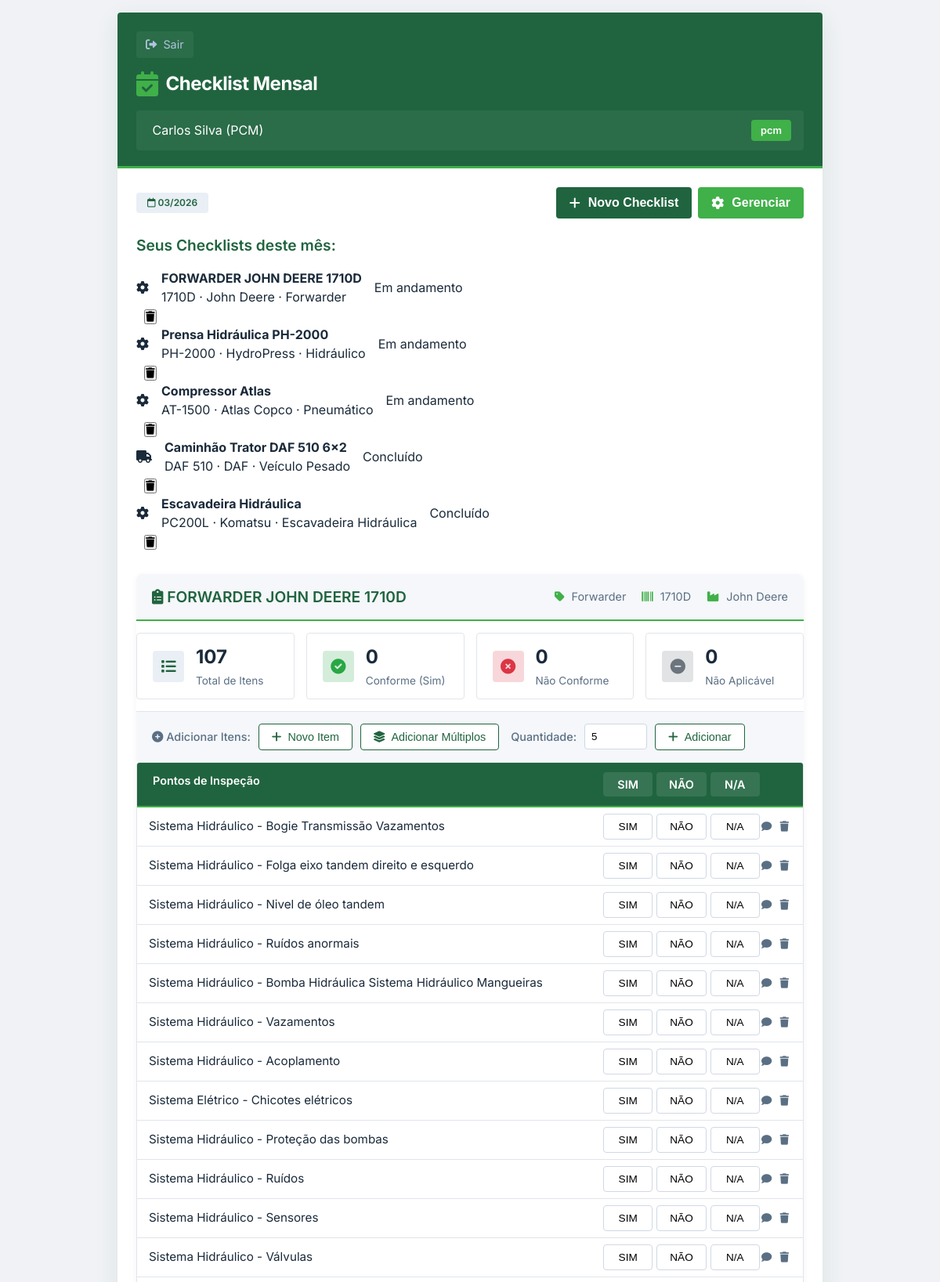
/modulo/checklist (signed in, upper part), run on the app's committed database.
### app.py (models this page shows, shortened)
class Usuario(db.Model):
    __tablename__ = 'usuarios'
    id = db.Column(db.Integer, primary_key=True)
    nome = db.Column(db.String(100), nullable=False)
    login = db.Column(db.String(50), unique=True, nullable=False)
    senha = db.Column(db.String(100), nullable=False)
    perfil = db.Column(db.String(20), nullable=False)  # 'manutentor', 'pcm', 'operador'
    modulo_acesso = db.Column(db.String(50))  # 'leitura', 'checklist', 'corretivas', 'todos'
    checklists = db.relationship('Checklist', back_populates='operador', cascade='all, delete-orphan')
    chamados = db.relationship('ChamadoCorretivo', back_populates='manutentor', cascade='all, delete-orphan')

class Checklist(db.Model):
    __tablename__ = 'checklists'
    id = db.Column(db.Integer, primary_key=True)
    equipamento_id = db.Column(db.Integer, db.ForeignKey('equipamentos.id'))
    mes_ano = db.Column(db.String(7))  # MM/YYYY
    operador_id = db.Column(db.Integer, db.ForeignKey('usuarios.id'))
    status = db.Column(db.String(20), default='pendente')  # 'pendente', 'concluido'
    observacoes = db.Column(db.Text)
    data_execucao = db.Column(db.DateTime)
    equipamento = db.relationship('Equipamento', back_populates='checklists')
    operador = db.relationship('Usuario', back_populates='checklists')
    itens = db.relationship('ItemChecklist', back_populates='checklist', cascade='all, delete-orphan')

class Equipamento(db.Model):
    __tablename__ = 'equipamentos'
    id = db.Column(db.Integer, primary_key=True)
    nome = db.Column(db.String(100), nullable=False)
    modelo = db.Column(db.String(50))
    fabricante = db.Column(db.String(100))
    tipo = db.Column(db.String(50))
    manual_pdf = db.Column(db.String(200))
    data_cadastro = db.Column(db.DateTime, default=datetime.utcnow)
    itens_padrao = db.relationship('ItemPadraoChecklist', back_populates='equipamento', cascade='all, delete-orphan')
    checklists = db.relationship('Checklist', back_populates='equipamento', cascade='all, delete-orphan')
    chamados = db.relationship('ChamadoCorretivo', back_populates='equipamento', cascade='all, delete-orphan')

class ItemChecklist(db.Model):
    __tablename__ = 'itens_checklist'
    id = db.Column(db.Integer, primary_key=True)
    checklist_id = db.Column(db.Integer, db.ForeignKey('checklists.id'))
    descricao = db.Column(db.String(200), nullable=False)
    status = db.Column(db.String(20), default='pendente')  # 'sim', 'nao', 'na', 'pendente'
    observacao = db.Column(db.String(500))  # Campo para observações do item
    checklist = db.relationship('Checklist', back_populates='itens')

### app.py (the view)
@app.route('/modulo/checklist')
@login_required
@modulo_required('checklist')
def modulo_checklist():
    usuario = Usuario.query.get(session['usuario_id'])
    data_atual = datetime.now()
    mes_ano = data_atual.strftime('%m/%Y')
    novo = request.args.get('new', type=int)
    checklists = Checklist.query.filter_by(
        operador_id=usuario.id,
        mes_ano=mes_ano
    ).all()
    checklist_id = request.args.get('checklist_id', type=int)
    if novo or not checklists:
        checklist = None
    elif checklist_id:
        checklist = Checklist.query.get(checklist_id)
    else:
        checklist = checklists[0] if checklists else None
    equipamentos = Equipamento.query.all()
    return render_template('modulo_checklist.html',
                         usuario=usuario,
                         checklist=checklist,
                         checklists=checklists,  # Passa a lista completa
                         equipamentos=equipamentos,
                         mes_ano=mes_ano)

### app.py (called while the page is built)
def login_required(f):
    @wraps(f)
    def decorated_function(*args, **kwargs):
        if 'usuario_id' not in session:
            return redirect(url_for('index'))
        return f(*args, **kwargs)
    return decorated_function

def modulo_required(modulo):
    def decorator(f):
        @wraps(f)
        def decorated_function(*args, **kwargs):
            if 'usuario_id' not in session:
                return redirect(url_for('index'))
            usuario = Usuario.query.get(session['usuario_id'])
            if usuario.modulo_acesso != 'todos' and usuario.modulo_acesso != modulo:
                return redirect(url_for('index'))
            return f(*args, **kwargs)
        return decorated_function
    return decorator

### templates/modulo_checklist.html (shortened to what this page needs)
<!DOCTYPE html>
<html lang="pt-BR">
<head>
    <link rel="stylesheet" href="https://cdnjs.cloudflare.com/ajax/libs/font-awesome/6.0.0-beta3/css/all.min.css">
    <link rel="stylesheet" href="{{ url_for('static', filename='css/modulo_checklist.css') }}">
</head>
<body>
<div class="app-container">
    <div class="screen">
        <div class="header-aguia">
            <div class="back-button" onclick="window.location.href='/'">
                <i class="fas fa-sign-out-alt"></i> Sair
            </div>
            <div class="header-logo">
                <i class="fas fa-calendar-check"></i> Checklist Mensal
            </div>
            <div class="user-info">
                <span> {{ usuario.nome }} ({{ usuario.perfil|upper }})</span>
                <span class="badge">{{ usuario.perfil }}</span>
            </div>
        </div>
        <div class="content-padded">
            <div style="display:flex; justify-content: space-between; align-items: center; margin-bottom: 20px;">
                <span class="status-tag"><i class="far fa-calendar"></i> {{ mes_ano }}</span>
                <div style="display: flex; gap: 8px;">
                    <button class="btn" style="width: auto; padding: 10px 16px;" onclick="window.location.href='/modulo/checklist?new=1'">
                        <i class="fas fa-plus"></i> Novo Checklist
                    </button>
                    {% if usuario.perfil == 'pcm' %}
                    <button class="btn" style="width: auto; padding: 10px 16px; background: #40b049;" onclick="abrirModalGerenciarEquipamentos()">
                        <i class="fas fa-cog"></i> Gerenciar
                    </button>
                    {% endif %}
                </div>
            </div>
            {% if checklists and checklists|length > 0 and not request.args.get('new') %}
                <h3>Seus Checklists deste mês:</h3>
                <div style="margin-bottom: 20px;">
                    {% for chk in checklists %}
                    <div class="equipamento-card" style="cursor: pointer; position: relative;">
                        <div onclick="window.location.href='/modulo/checklist?checklist_id={{ chk.id }}'" style="display: flex; align-items: center; gap: 16px; flex: 1;">
                            <div class="equipamento-icon">
                                {% if 'daf' in chk.equipamento.nome|lower %}
                                <i class="fas fa-truck"></i>
                                {% else %}
                                <i class="fas fa-cog"></i>
                                {% endif %}
                            </div>
                            <div class="equipamento-info">
                                <h4>{{ chk.equipamento.nome }}</h4>
                                <p>{{ chk.equipamento.modelo }} · {{ chk.equipamento.fabricante }} · {{ chk.equipamento.tipo }}</p>
                            </div>
                            <div class="status-badge {% if chk.status == 'pendente' %}status-pendente{% else %}status-concluido{% endif %}">
                                {% if chk.status == 'pendente' %}Em andamento{% else %}Concluído{% endif %}
                            </div>
                        </div>
                        {% if usuario.perfil == 'pcm' %}
                        <div class="equipamento-actions" style="margin-left: 10px;">
                            <button class="action-btn delete" onclick="event.stopPropagation(); confirmarExcluirChecklist({{ chk.id }}, '{{ chk.equipamento.nome }}')" title="Excluir checklist">
                                <i class="fas fa-trash"></i>
                            </button>
                        </div>
                        {% endif %}
                    </div>
                    {% endfor %}
                </div>
            {% endif %}
            {% if checklist %}
                <div class="checklist-container" style="margin-top: 30px;">
                    <div class="checklist-header">
                        <h3><i class="fas fa-clipboard-list"></i> {{ checklist.equipamento.nome }}</h3>
                        <div class="checklist-info">
                            <span><i class="fas fa-tag"></i> {{ checklist.equipamento.tipo }}</span>
                            <span><i class="fas fa-barcode"></i> {{ checklist.equipamento.modelo }}</span>
                            <span><i class="fas fa-industry"></i> {{ checklist.equipamento.fabricante }}</span>
                        </div>
                    </div>
                    <div class="checklist-stats">
                        <div class="stat-card">
                            <div class="stat-icon total">
                                <i class="fas fa-list"></i>
                            </div>
                            <div class="stat-info">
                                <h4>{{ checklist.itens|length }}</h4>
                                <p>Total de Itens</p>
                            </div>
                        </div>
                        <div class="stat-card">
                            <div class="stat-icon sim">
                                <i class="fas fa-check-circle"></i>
                            </div>
                            <div class="stat-info">
                                <h4 id="totalSim">0</h4>
                                <p>Conforme (Sim)</p>
                            </div>
                        </div>
                        <div class="stat-card">
                            <div class="stat-icon nao">
                                <i class="fas fa-times-circle"></i>
                            </div>
                            <div class="stat-info">
                                <h4 id="totalNao">0</h4>
                                <p>Não Conforme</p>
                            </div>
                        </div>
                        <div class="stat-card">
                            <div class="stat-icon na">
                                <i class="fas fa-minus-circle"></i>
                            </div>
                            <div class="stat-info">
                                <h4 id="totalNA">0</h4>
                                <p>Não Aplicável</p>
                            </div>
                        </div>
                    </div>
                    {% if checklist.status == 'pendente' %}
                    <div class="checklist-toolbar">
                        <div class="toolbar-group">
                            <label><i class="fas fa-plus-circle"></i> Adicionar Itens:</label>
                            <button class="toolbar-btn" onclick="abrirModalAdicionarItem()">
                                <i class="fas fa-plus"></i> Novo Item
                            </button>
                            <button class="toolbar-btn" onclick="adicionarLinhasEmBranco()">
                                <i class="fas fa-layer-group"></i> Adicionar Múltiplos
                            </button>
                        </div>
                        <div class="toolbar-group">
                            <label>Quantidade:</label>
                            <input type="number" id="qtdLinhas" min="1" max="20" value="5">
                            <button class="toolbar-btn" onclick="adicionarLinhasEmBranco()">
                                <i class="fas fa-plus"></i> Adicionar
                            </button>
                        </div>
                    </div>
                    {% endif %}
                    <div class="checklist-grid">
                        <div class="checklist-header-row">
                            <div class="checklist-header-item">Pontos de Inspeção</div>
                            <div class="checklist-header-status">
                                <span>SIM</span>
                                <span>NÃO</span>
                                <span>N/A</span>
                            </div>
                            <div class="checklist-header-item"></div>
                        </div>
                        <div id="checklist-items-container">
                            {% for item in checklist.itens %}
                            <div class="checklist-row" data-item-id="{{ item.id }}">
                                <div class="checklist-descricao">
                                    {{ item.descricao }}
                                </div>
                                <div class="checklist-status-group">
                                    <button class="status-option sim {% if item.status == 'sim' %}active{% endif %}"
                                            onclick="atualizarStatusItem({{ checklist.id }}, {{ item.id }}, 'sim')"
                                            {% if checklist.status == 'concluido' %}disabled{% endif %}>
                                        SIM
                                    </button>
                                    <button class="status-option nao {% if item.status == 'nao' %}active{% endif %}"
                                            onclick="atualizarStatusItem({{ checklist.id }}, {{ item.id }}, 'nao')"
                                            {% if checklist.status == 'concluido' %}disabled{% endif %}>
                                        NÃO
                                    </button>
                                    <button class="status-option na {% if item.status == 'na' %}active{% endif %}"
                                            onclick="atualizarStatusItem({{ checklist.id }}, {{ item.id }}, 'na')"
                                            {% if checklist.status == 'concluido' %}disabled{% endif %}>
                                        N/A
                                    </button>
                                </div>
                                <div class="checklist-actions">
                                    {% if checklist.status == 'pendente' %}
                                    <button class="edit" onclick="abrirModalObservacao({{ checklist.id }}, {{ item.id }}, '{{ item.observacao|default('', true) }}')" title="Adicionar observação">
                                        <i class="fas fa-comment"></i>
                                    </button>
                                    <button class="delete" onclick="removerItemChecklist({{ checklist.id }}, {{ item.id }})" title="Remover item">
                                        <i class="fas fa-trash"></i>
                                    </button>
                                    {% endif %}
                                </div>
                            </div>
                            {% endfor %}
                        </div>
                    </div>
                </div>
            {% endif %}
        </div>
    </div>
</div>
</body>
</html>

### data on the page
Usuario: nome "Carlos Silva", perfil "PCM", perfil "pcm"
Checklist: equipamento.nome "FORWARDER JOHN DEERE 1710D", equipamento.modelo "1710D", equipamento.fabricante "John Deere", equipamento.tipo "Forwarder", status "Em andamento"
Checklist: equipamento.nome "Prensa Hidráulica PH-2000", equipamento.modelo "PH-2000", equipamento.fabricante "HydroPress", equipamento.tipo "Hidráulico", status "Em andamento"
Checklist: equipamento.nome "Compressor Atlas", equipamento.modelo "AT-1500", equipamento.fabricante "Atlas Copco", equipamento.tipo "Pneumático", status "Em andamento"
Checklist: equipamento.nome "Caminhão Trator DAF 510 6x2", equipamento.modelo "DAF 510", equipamento.fabricante "DAF", equipamento.tipo "Veículo Pesado", status "Concluído"
Checklist: equipamento.nome "Escavadeira Hidráulica", equipamento.modelo "PC200L", equipamento.fabricante "Komatsu", equipamento.tipo "Escavadeira Hidráulica", status "Concluído"
Equipamento: equipamento.nome "FORWARDER JOHN DEERE 1710D", equipamento.tipo "Forwarder", equipamento.modelo "1710D", equipamento.fabricante "John Deere"
ItemChecklist: descricao "Sistema Hidráulico - Bogie Transmissão Vazamentos"
ItemChecklist: descricao "Sistema Hidráulico - Folga eixo tandem direito e esquerdo"
ItemChecklist: descricao "Sistema Hidráulico - Nivel de óleo tandem"
ItemChecklist: descricao "Sistema Hidráulico - Ruídos anormais"
ItemChecklist: descricao "Sistema Hidráulico - Bomba Hidráulica Sistema Hidráulico Mangueiras"
ItemChecklist: descricao "Sistema Hidráulico - Vazamentos"
ItemChecklist: descricao "Sistema Hidráulico - Acoplamento"
ItemChecklist: descricao "Sistema Elétrico - Chicotes elétricos"
ItemChecklist: descricao "Sistema Hidráulico - Proteção das bombas"
ItemChecklist: descricao "Sistema Hidráulico - Ruídos"
ItemChecklist: descricao "Sistema Hidráulico - Sensores"
ItemChecklist: descricao "Sistema Hidráulico - Válvulas"

### other printed values
{{ checklist.itens|length }} "107"
